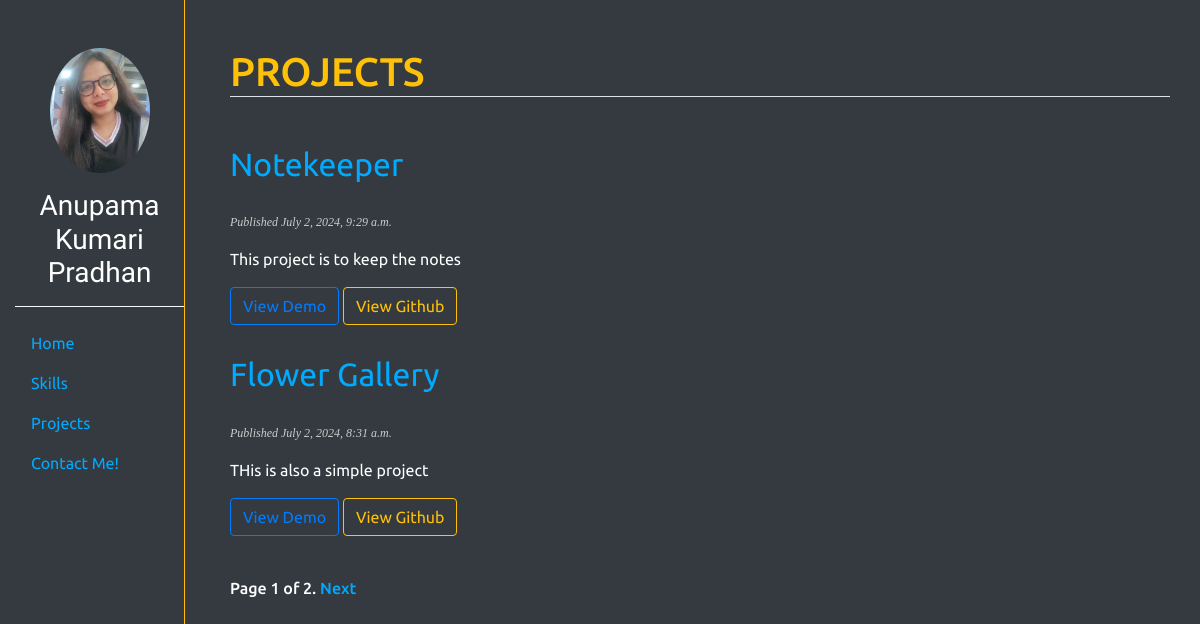
The page /projects/ on the database as committed earlier.
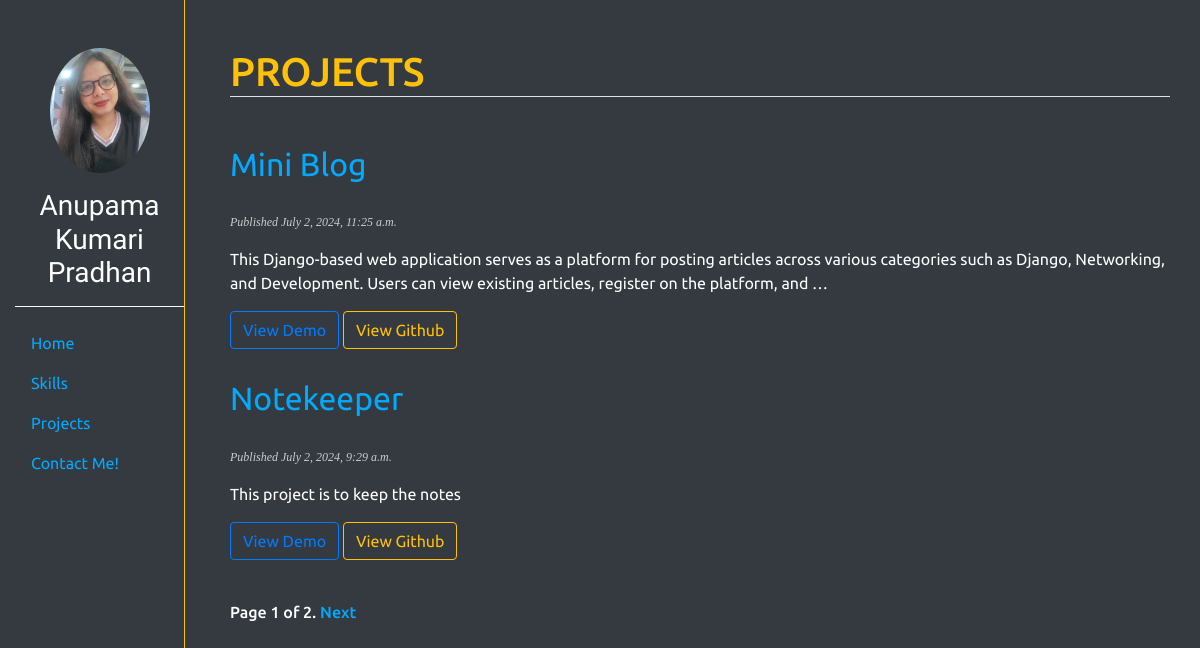
The same page on the database as committed later.
### myapp/models.py (models this page shows, shortened)
class Project(models.Model):
    class Status(models.TextChoices):
        DRAFT='DF','Draft'
        PUBLISHED='PB','Published'
    title=models.CharField(max_length=200)
    slug=models.SlugField(max_length=200)
    body=models.TextField()
    git_link=models.CharField(max_length=200,default="fghyj")
    netlify_link=models.CharField(max_length=1000,default="iklo")
    publish=models.DateTimeField(default=timezone.now)
    status=models.CharField(max_length=2,choices=Status.choices,default=Status.DRAFT)
    objects=models.Manager()
    published=PublishedManager()
    class Meta:
        ordering=['-publish']
        indexes=[models.Index(fields=['-publish']),]

### myapp/views.py (the view)
# urls.py: path("projects/",views.projects,name="projects"),
def projects(request):
    project_list=Project.published.all()
    paginator=Paginator(project_list,2)
    page_number=request.GET.get('page',1)
    projects=paginator.page(page_number)
    return render(request,"myapp/projects.html",{'projects':projects})

### myapp/models.py (called while the page is built)
    def get_queryset(self):
        return super().get_queryset()\
                       .filter(status=Project.Status.PUBLISHED)

### myapp/templates/myapp/projects.html (shortened to what this page needs)
{% extends 'base.html' %}
{% block content %}
<div class="container mt-5">
      <h1 class="text-warning mb-5 border-bottom">PROJECTS</h1>
   {% for project in projects %}
   <h2 class="text-white">
    <a href="">{{project.title}}</a>
   </h2>
   <p class="date">
    Published {{project.publish}}
   </p>
   {{project.body|truncatewords:30|linebreaks}}
   <a href="{{project.netlify_link}}" class="btn btn-outline-primary">View Demo</a>
   <a href="{{project.git_link}}" class="btn btn-outline-warning">View Github</a>
   {% endfor %}
   {% include "myapp/pagination.html" with page=projects %}
</div>
{% endblock content %}

### myapp/templates/base.html (shortened to what this page needs)
{% load static %}
<!DOCTYPE html>
<html lang="en">
<head>
    <link rel="stylesheet" href="{% static 'myapp/css/bootstrap.css' %}">
    {% block basecss %}
     <link rel="stylesheet" type="text/css" href="{% static 'myapp/css/style.css' %}">
    {% endblock basecss%}
</head>
<body>
    <div class="container-fluid bg-dark">
        <div class="row">
            <div class="col-sm-2">
                  {% include 'sidebar.html' %}
            </div>
            <div class="col-sm-10">
                {% block content %}{% endblock content %}
            </div>
        </div>
    </div>
</body>
</html>

### myapp/templates/sidebar.html (shortened to what this page needs)
{% load static %}
<div class="border-right border-warning h-100">
    <div class="text-center">
        <img src="{% static 'myapp/images/propic.png' %}" alt="profilepic" class="img-fluid rounded-circle mt-5" width="100px" height="100px">
        <h3 class="text-white mt-3 st-font">Anupama Kumari Pradhan</h3>
    </div>
    <hr class="border-light">
    <nav class="nav flex-column">
        <a class="nav-link active" href="{% url 'home' %}">Home</a>
        <a class="nav-link" href="{% url 'skill' %}">Skills</a>
        <a class="nav-link" href="{% url 'projects' %}">Projects</a>
        <a class="nav-link" href="{% url 'contact' %}">Contact Me!</a>
    </nav>
</div>

### myapp/templates/myapp/pagination.html (shortened to what this page needs)
<div class="pagination">
    <span class="step-links">
        <span class="current">
            Page {{page.number}} of {{page.paginator.num_pages}}.
        </span>
        {% if page.has_next %}
        <a href="?page={{page.next_page_number}}">Next</a>
        {% endif %}
    </span>
</div>

### myapp/static/myapp/css/style.css (style rules this page uses)
html,body { height: 100%; font-family: "Ubuntu", sans-serif; font-weight: 400; font-style: normal; color: white; }
.container-fluid { min-height: 100%; }
.st-font { font-family: "Satisfy", cursive; font-style: normal; }
h2 { font-weight: normal; margin: 30px 0; }
a { color: #00abff; text-decoration: none; }
p.date { color: #ccc; font-family: Georgia, 'Times New Roman', Times, serif; font-size: 12px; font-style: italic; }
.pagination { margin:40px 0; font-weight: 500; }

Rows that differ between the two databases and show on the page:
no longer on this page (row unchanged): Project: title "Flower Gallery", publish "July 2, 2024, 8:31 a.m.", body "THis is also a simple project"
added Project: title "Mini Blog", publish "July 2, 2024, 11:25 a.m.", body "This Django-based web application serves as a platform for posting articles across various categories such as Django, Networking, and Development. Users can view existing articles, register on the platform, and …"
